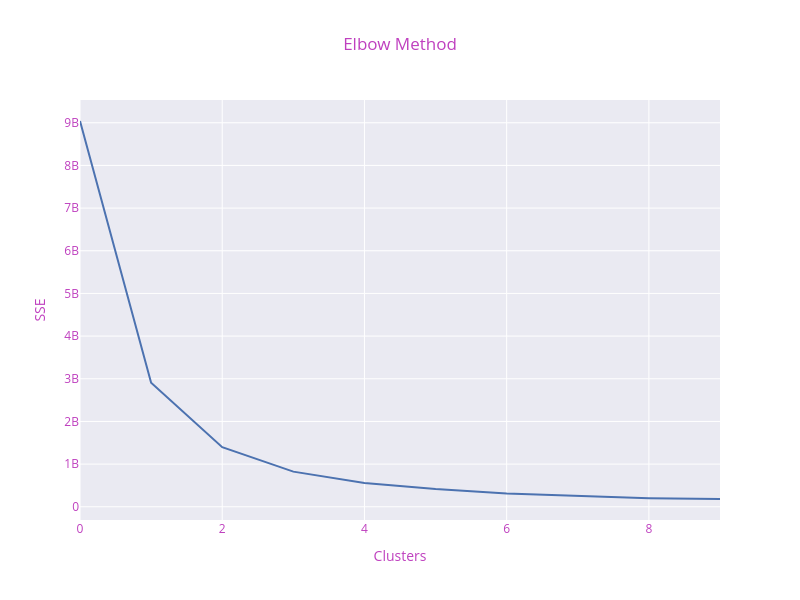

Write notebook code for a chart like this one.
### Code cell
sse = []
# Chạy vòng lặp từ k=1 đến 10 
for i in range(1, 11):
    kmeans = KMeans(n_clusters=i, init='k-means++', max_iter=300, random_state=42)
    kmeans.fit(X)
    sse.append(kmeans.inertia_)


fig = px.line(y=sse, template="seaborn", title='Elbow Method')
fig.update_layout(width=800, height=600,
                  title_font_color="#BF40BF",
                  xaxis=dict(color="#BF40BF", title="Clusters"),
                  yaxis=dict(color="#BF40BF", title="SSE"))
fig.show()

# Dựa vào biểu đồ, độ dốc giảm mạnh ở 3, nên chọn Cluster = 3

### Figure 1 — Plotly figure (JSON) as saved in the notebook; plotly's stock layout.template omitted (floating-point values rounded to 4 significant figures)
{"data": [{"hovertemplate": "x=%{x}<br>y=%{y}<extra></extra>", "legendgroup": "", "line": {"color": "rgb(76,114,176)", "dash": "solid"}, "marker": {"symbol": "circle"}, "mode": "lines", "name": "", "orientation": "v", "showlegend": false, "type": "scatter", "x": [0, 1, 2, 3, 4, 5, 6, 7, 8, 9], "xaxis": "x", "y": [9041000000.0, 2905000000.0, 1396000000.0, 823200000.0, 559200000.0, 414100000.0, 310600000.0, 252000000.0, 202000000.0, 182200000.0], "yaxis": "y"}], "layout": {"height": 600, "legend": {"tracegroupgap": 0}, "title": {"font": {"color": "#BF40BF"}, "text": "Elbow Method"}, "width": 800, "xaxis": {"anchor": "y", "color": "#BF40BF", "domain": [0, 1], "title": {"text": "Clusters"}}, "yaxis": {"anchor": "x", "color": "#BF40BF", "domain": [0, 1], "title": {"text": "SSE"}}}}
